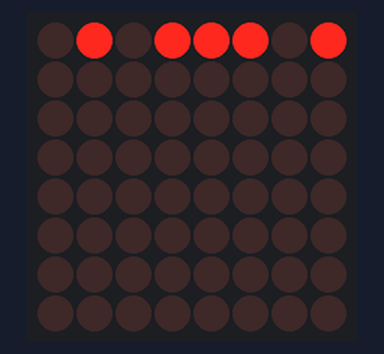
A sketch run on a simulated Arduino Uno, built with avr-gcc and run on an emulated ATmega328P. On the bench: 8×8 LED matrix.

Above: at 0.16 s.
At 5.11 s:
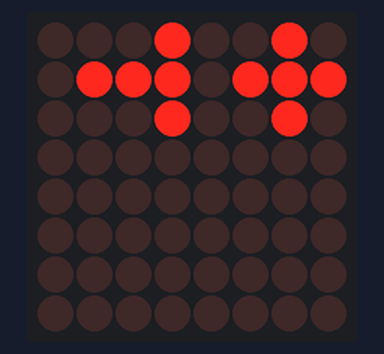
At 10.06 s:
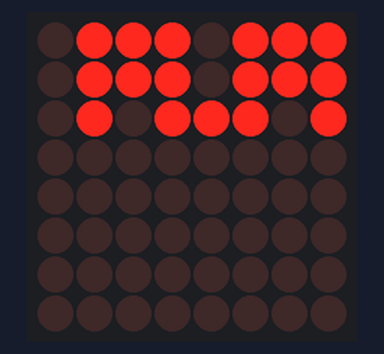
At 19.97 s:
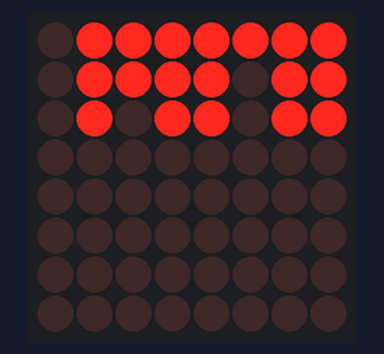
At 30.02 s:
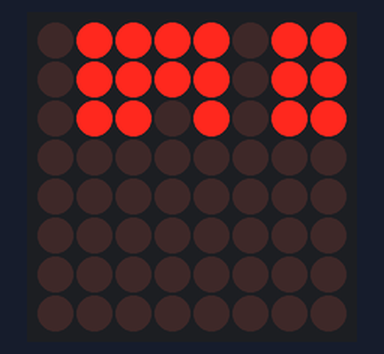
At 39.92 s:
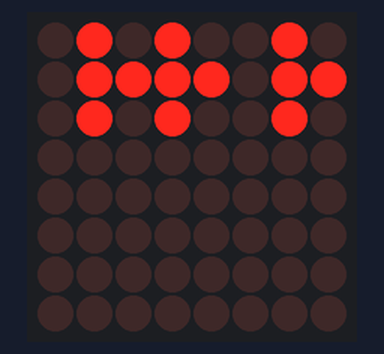

The sketch:

Test.ino
```cpp
#include <LedControl.h>

// Пины для подключения MAX7219
const int DIN_PIN = 11; // Пин DIN
const int CLK_PIN = 13; // Пин CLK
const int CS_PIN = 10;  // Пин CS

// Инициализация MAX7219 (1 устройство)
LedControl lc = LedControl(DIN_PIN, CLK_PIN, CS_PIN, 1);

// Таблица сегментов для цифр от 0 до 9
const byte digitAddress[10] = {
  0b01110111, // 0
  0b00010010, // 1
  0b01011101, // 2
  0b01011011, // 3
  0b00111010, // 4
  0b01101011, // 5
  0b01101111, // 6
  0b01010010, // 7
  0b01111111, // 8
  0b01111011  // 9
};

// Код для отключения сегмента (пустой символ)
const byte blankDigit = 0b00000000;

// Переменные для таймера
unsigned long previousMillis = 0;
const unsigned long interval = 50; // Интервал обновления (0.2 секунды)

// Число для отображения
int currentNumber = 0;

void setup() {
  // Инициализация MAX7219
  lc.shutdown(0, false);       // Включаем MAX7219
  lc.setIntensity(0, 10);       // Устанавливаем яркость (0-15)
  lc.clearDisplay(0);          // Очищаем дисплей
}

void loop() {
  unsigned long currentMillis = millis();

  // Если прошло 0.2 секунды, обновляем число
  if (currentMillis - previousMillis >= interval) {
    previousMillis = currentMillis; // Обновляем таймер

    // Разбиваем число на разряды
    int ones = currentNumber % 10;         // Единицы
    int tens = (currentNumber / 10) % 10;  // Десятки
    int hundreds = (currentNumber / 100);  // Сотни

    // Выводим цифры, гасим неиспользуемые разряды
    lc.setRow(0, 0, digitAddress[ones]);   // Единицы (DIG0)

    if (currentNumber >= 10) {
      lc.setRow(0, 1, digitAddress[tens]); // Десятки (DIG1)
    } else {
      lc.setRow(0, 1, blankDigit); // Гасим десятки
    }

    if (currentNumber >= 100) {
      lc.setRow(0, 2, digitAddress[hundreds]); // Сотни (DIG2)
    } else {
      lc.setRow(0, 2, blankDigit); // Гасим сотни
    }

    // Увеличиваем число
    currentNumber++;
    if (currentNumber > 999) {
      currentNumber = 0;  // Сброс при достижении 999
    }
  }
}
```
